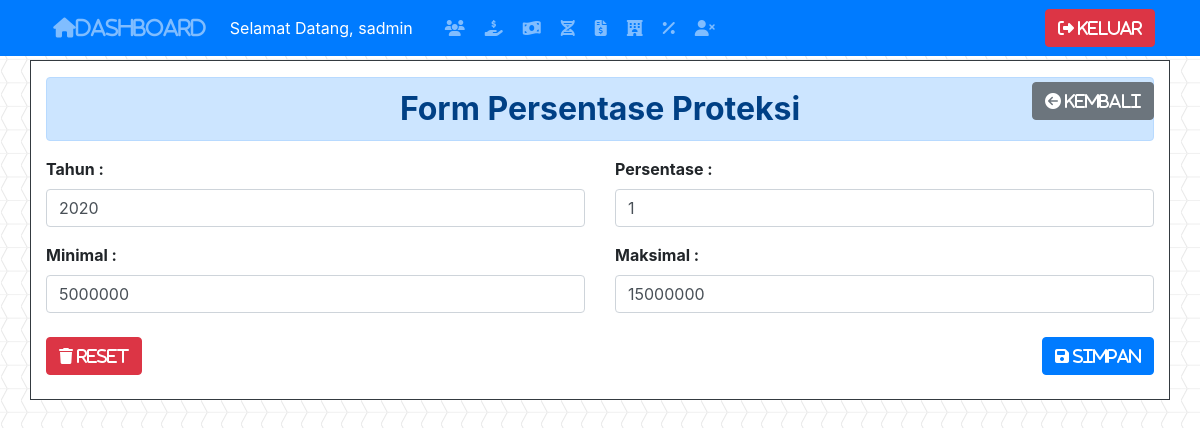
Screenshot of /updatePersentase.php?id=1 (signed in) with the database file from the repository.
### tables this page shows
CREATE TABLE `persentase` (
  `id` int(11) NOT NULL,
  `tahun` int(4) NOT NULL,
  `persentase` double NOT NULL,
  `min` double NOT NULL,
  `max` double NOT NULL
);

### src/functions.php (called while the page is built, shortened)
<?php
$conn = mysqli_connect("localhost", "root", "", "koperasi");
function query($query)
{
    global $conn;
    $result = mysqli_query($conn, $query);
    $rows = [];
    while ($row = mysqli_fetch_assoc($result)) {
        $rows[] = $row;
    }
    return $rows;
}

### src/updatePersentase.php (the view, shortened to what this page needs)
<?php
require 'functions.php';
$id = $_GET["id"];
$persentase = query("SELECT * FROM persentase WHERE id = $id")[0];
?>
<!doctype html>
<html lang="en">
<head>
    <link rel="stylesheet" href="https://stackpath.bootstrapcdn.com/bootstrap/4.4.1/css/bootstrap.min.css">
    <link rel="stylesheet" href="../css/formPersentase.css">
</head>
<body>
    <nav class="navbar navbar-expand-lg navbar-dark bg-primary fixed-top">
        <div class="container">
            <a class="navbar-brand text-white-50" href="index.php"><i class="fas fa-home">Dashboard</i></a>
            <div class="collapse navbar-collapse" id="navbarNav">
                <ul class="navbar-nav">
                    <li class="nav-item active">
                        <a class="nav-link" href="#">Selamat Datang, <?= $_SESSION["username"]; ?><span class="sr-only">(current)</span></a>
                    </li>
                    <li class="nav-item">
                        <a class="nav-link ml-3" href="dataAnggota.php"><i class="fas fa-users"></i></a>
                    </li>
                    <li class="nav-item">
                        <a class="nav-link ml-1" href="pemasukkan.php"><i class="fas fa-hand-holding-usd"></i></a>
                    </li>
                    <li class="nav-item">
                        <a class="nav-link ml-1" href="pengeluaran.php"><i class="fas fa-money-bill-wave"></i></a>
                    </li>
                    <li class="nav-item">
                        <a class="nav-link ml-1" href="mutasi.php"><i class="fas fa-dna"></i></a>
                    </li>
                    <li class="nav-item">
                        <a class="nav-link ml-1" href="posisi.php"><i class="fas fa-file-invoice-dollar"></i></a>
                    </li>
                    <?php if (isset($_SESSION["sadmin"])) { ?>
                        <li class="nav-item">
                            <a class="nav-link ml-1" href="fakultas.php"><i class="fas fa-hotel"></i></a>
                        </li>
                        <li class="nav-item">
                            <a class="nav-link ml-1" href="persentase.php"><i class="fas fa-percentage"></i></a>
                        </li>
                        <li class="nav-item">
                            <a class="nav-link ml-1" href="alumni.php"><i class="fas fa-user-times"></i></a>
                        </li>
                    <?php } ?>
                </ul>
            </div>
            <a href="logout.php" class="btn btn-danger navbar-right"><i class="fas fa-sign-out-alt"> Keluar</i></a>
        </div>
    </nav>
    <div class="container formcontainer border border-dark">
        <h2 class="alert alert-primary text-center mt-3 font-weight-bold">Form Persentase Proteksi</h2>
        <a href="persentase.php" class="kembali btn btn-secondary ml-2 printInv"><i class="fas fa-arrow-circle-left"> Kembali</i></a>
        <form action="" method="POST" class="font-weight-bold">
            <div class="row">
                <div class="col-md-6">
                    <div class="form-group">
                        <label for="tahun">Tahun : </label>
                        <input id="tahun" type="number" name="tahun" class="form-control" placeholder="Masukkan tahun disini.." required autocomplete="off" value="<?= $persentase["tahun"]; ?>">
                    </div>
                </div>
                <div class="col-md-6">
                    <div class="form-group">
                        <label for="persentase">Persentase : </label>
                        <input id="persentase" type="number" step="0.01" min="0" name="persentase" class="form-control" placeholder="Masukkan presentase disini.." required autocomplete="off" value="<?= $persentase["persentase"]; ?>">
                    </div>
                </div>
            </div>
            <div class="row">
                <div class="col-md-6">
                    <div class="form-group">
                        <label for="min">Minimal : </label>
                        <input id="min" type="number" name="min" class="form-control" placeholder="Masukkan nominal minimal disini.." required autocomplete="off" value="<?= $persentase["min"]; ?>">
                    </div>
                </div>
                <div class="col-md-6">
                    <div class="form-group">
                        <label for="max">Maksimal : </label>
                        <input id="max" type="number" name="max" class="form-control" placeholder="Masukkan nominal maksimal disini.." required autocomplete="off" value="<?= $persentase["max"]; ?>">
                    </div>
                </div>
            </div>
            <button type="reset" class="btn btn-danger mt-2"><i class="fas fa-trash"> RESET</i></button>
            <button type="submit" name="submit" class="btn btn-primary mt-2 float-right"><i class="fas fa-save"> SIMPAN</i></button>
        </form>
        <br>
    </div>
    <br><br>
</body>
</html>

### css/formPersentase.css (style rules this page uses)
body { background-image: url("../img/chevron.png"); padding-top: 5%; }
.formcontainer { background-color: white; }
.navbar-brand { margin-left: 0.75%; }
.kembali { float: right; position: relative; margin-top: -6.8%; z-index: 11; }

### rows the page displays
persentase: tahun "2020", persentase "1", min "5000000", max "15000000"

### other values shown
$_SESSION["username"] "sadmin"
